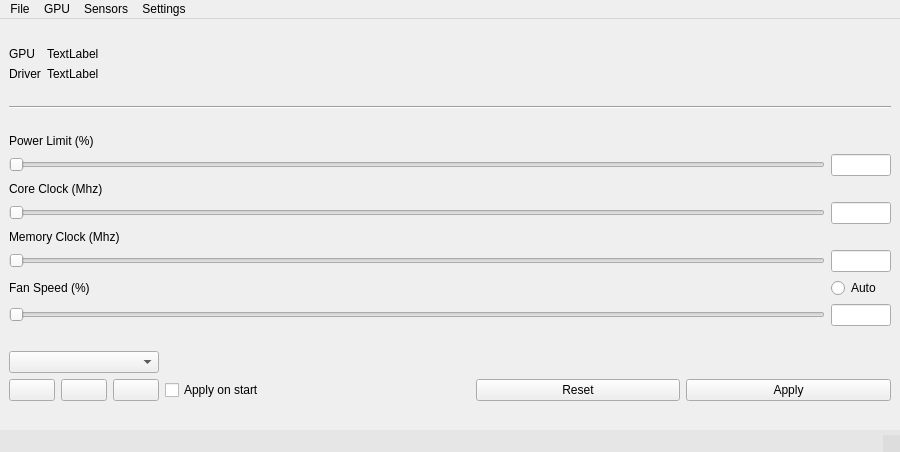
<?xml version="1.0" encoding="UTF-8"?>
<ui version="4.0">
 <class>Panel</class>
 <widget class="QMainWindow" name="Panel">
  <property name="geometry">
   <rect>
    <x>0</x>
    <y>0</y>
    <width>900</width>
    <height>452</height>
   </rect>
  </property>
  <property name="sizePolicy">
   <sizepolicy hsizetype="Fixed" vsizetype="Fixed">
    <horstretch>0</horstretch>
    <verstretch>0</verstretch>
   </sizepolicy>
  </property>
  <property name="minimumSize">
   <size>
    <width>900</width>
    <height>452</height>
   </size>
  </property>
  <property name="windowTitle">
   <string>nvOverdrive</string>
  </property>
  <widget class="QWidget" name="widgetCentral">
   <layout class="QHBoxLayout" name="horizontalLayout_2">
    <item>
     <layout class="QVBoxLayout" name="layoutMain">
      <item>
       <layout class="QGridLayout" name="layoutInfo">
        <item row="0" column="1">
         <widget class="QLabel" name="labelGpuName">
          <property name="text">
           <string>TextLabel</string>
          </property>
         </widget>
        </item>
        <item row="0" column="0">
         <widget class="QLabel" name="label">
          <property name="sizePolicy">
           <sizepolicy hsizetype="Fixed" vsizetype="Fixed">
            <horstretch>0</horstretch>
            <verstretch>0</verstretch>
           </sizepolicy>
          </property>
          <property name="text">
           <string>GPU</string>
          </property>
         </widget>
        </item>
        <item row="1" column="0">
         <widget class="QLabel" name="label_2">
          <property name="sizePolicy">
           <sizepolicy hsizetype="Fixed" vsizetype="Fixed">
            <horstretch>0</horstretch>
            <verstretch>0</verstretch>
           </sizepolicy>
          </property>
          <property name="text">
           <string>Driver</string>
          </property>
         </widget>
        </item>
        <item row="1" column="1">
         <widget class="QLabel" name="labelDriverVer">
          <property name="text">
           <string>TextLabel</string>
          </property>
         </widget>
        </item>
       </layout>
      </item>
      <item>
       <widget class="Line" name="line">
        <property name="orientation">
         <enum>Qt::Horizontal</enum>
        </property>
       </widget>
      </item>
      <item>
       <layout class="QGridLayout" name="layoutControl">
        <item row="2" column="0">
         <widget class="QLabel" name="label_4">
          <property name="sizePolicy">
           <sizepolicy hsizetype="Fixed" vsizetype="Fixed">
            <horstretch>0</horstretch>
            <verstretch>0</verstretch>
           </sizepolicy>
          </property>
          <property name="text">
           <string>Core Clock (Mhz)</string>
          </property>
         </widget>
        </item>
        <item row="5" column="0">
         <widget class="QSlider" name="sliderMemClock">
          <property name="minimum">
           <number>-10000</number>
          </property>
          <property name="value">
           <number>-10000</number>
          </property>
          <property name="orientation">
           <enum>Qt::Horizontal</enum>
          </property>
         </widget>
        </item>
        <item row="4" column="0">
         <widget class="QLabel" name="label_5">
          <property name="sizePolicy">
           <sizepolicy hsizetype="Fixed" vsizetype="Fixed">
            <horstretch>0</horstretch>
            <verstretch>0</verstretch>
           </sizepolicy>
          </property>
          <property name="text">
           <string>Memory Clock (Mhz)</string>
          </property>
         </widget>
        </item>
        <item row="7" column="0">
         <widget class="QSlider" name="sliderFanSpeed">
          <property name="maximum">
           <number>100</number>
          </property>
          <property name="orientation">
           <enum>Qt::Horizontal</enum>
          </property>
         </widget>
        </item>
        <item row="7" column="1">
         <widget class="QLineEdit" name="editFanSpeed">
          <property name="sizePolicy">
           <sizepolicy hsizetype="Fixed" vsizetype="Fixed">
            <horstretch>0</horstretch>
            <verstretch>0</verstretch>
           </sizepolicy>
          </property>
          <property name="maximumSize">
           <size>
            <width>60</width>
            <height>16777215</height>
           </size>
          </property>
         </widget>
        </item>
        <item row="6" column="1">
         <widget class="QRadioButton" name="radioFanAuto">
          <property name="sizePolicy">
           <sizepolicy hsizetype="Fixed" vsizetype="Fixed">
            <horstretch>0</horstretch>
            <verstretch>0</verstretch>
           </sizepolicy>
          </property>
          <property name="text">
           <string>Auto</string>
          </property>
         </widget>
        </item>
        <item row="0" column="0">
         <widget class="QLabel" name="label_3">
          <property name="sizePolicy">
           <sizepolicy hsizetype="Fixed" vsizetype="Fixed">
            <horstretch>0</horstretch>
            <verstretch>0</verstretch>
           </sizepolicy>
          </property>
          <property name="text">
           <string>Power Limit (%)</string>
          </property>
         </widget>
        </item>
        <item row="6" column="0">
         <widget class="QLabel" name="label_6">
          <property name="sizePolicy">
           <sizepolicy hsizetype="Fixed" vsizetype="Fixed">
            <horstretch>0</horstretch>
            <verstretch>0</verstretch>
           </sizepolicy>
          </property>
          <property name="text">
           <string>Fan Speed (%)</string>
          </property>
         </widget>
        </item>
        <item row="1" column="1">
         <widget class="QLineEdit" name="editPowLimit">
          <property name="sizePolicy">
           <sizepolicy hsizetype="Fixed" vsizetype="Fixed">
            <horstretch>0</horstretch>
            <verstretch>0</verstretch>
           </sizepolicy>
          </property>
          <property name="maximumSize">
           <size>
            <width>60</width>
            <height>16777215</height>
           </size>
          </property>
         </widget>
        </item>
        <item row="5" column="1">
         <widget class="QLineEdit" name="editMemClock">
          <property name="sizePolicy">
           <sizepolicy hsizetype="Fixed" vsizetype="Fixed">
            <horstretch>0</horstretch>
            <verstretch>0</verstretch>
           </sizepolicy>
          </property>
          <property name="maximumSize">
           <size>
            <width>60</width>
            <height>16777215</height>
           </size>
          </property>
         </widget>
        </item>
        <item row="3" column="1">
         <widget class="QLineEdit" name="editCoreClock">
          <property name="sizePolicy">
           <sizepolicy hsizetype="Fixed" vsizetype="Fixed">
            <horstretch>0</horstretch>
            <verstretch>0</verstretch>
           </sizepolicy>
          </property>
          <property name="maximumSize">
           <size>
            <width>60</width>
            <height>16777215</height>
           </size>
          </property>
         </widget>
        </item>
        <item row="3" column="0">
         <widget class="QSlider" name="sliderCoreClock">
          <property name="minimum">
           <number>-10000</number>
          </property>
          <property name="value">
           <number>-10000</number>
          </property>
          <property name="orientation">
           <enum>Qt::Horizontal</enum>
          </property>
         </widget>
        </item>
        <item row="1" column="0">
         <widget class="QSlider" name="sliderPowLimit">
          <property name="maximum">
           <number>100</number>
          </property>
          <property name="orientation">
           <enum>Qt::Horizontal</enum>
          </property>
         </widget>
        </item>
       </layout>
      </item>
      <item>
       <layout class="QGridLayout" name="layoutProfile">
        <item row="1" column="4">
         <widget class="QPushButton" name="btnSaveProfile">
          <property name="sizePolicy">
           <sizepolicy hsizetype="Preferred" vsizetype="Preferred">
            <horstretch>0</horstretch>
            <verstretch>0</verstretch>
           </sizepolicy>
          </property>
          <property name="text">
           <string/>
          </property>
          <property name="icon">
           <iconset theme="document-save">
            <normaloff>.</normaloff>.</iconset>
          </property>
         </widget>
        </item>
        <item row="1" column="3">
         <widget class="QPushButton" name="btnDeleteProfile">
          <property name="sizePolicy">
           <sizepolicy hsizetype="Preferred" vsizetype="Preferred">
            <horstretch>0</horstretch>
            <verstretch>0</verstretch>
           </sizepolicy>
          </property>
          <property name="text">
           <string/>
          </property>
          <property name="icon">
           <iconset theme="user-trash">
            <normaloff>.</normaloff>.</iconset>
          </property>
         </widget>
        </item>
        <item row="1" column="8">
         <widget class="QPushButton" name="btnApply">
          <property name="sizePolicy">
           <sizepolicy hsizetype="Expanding" vsizetype="Fixed">
            <horstretch>0</horstretch>
            <verstretch>0</verstretch>
           </sizepolicy>
          </property>
          <property name="minimumSize">
           <size>
            <width>100</width>
            <height>0</height>
           </size>
          </property>
          <property name="text">
           <string>Apply</string>
          </property>
         </widget>
        </item>
        <item row="1" column="5">
         <widget class="QCheckBox" name="chkBoxApplyOnStart">
          <property name="sizePolicy">
           <sizepolicy hsizetype="Minimum" vsizetype="Preferred">
            <horstretch>0</horstretch>
            <verstretch>0</verstretch>
           </sizepolicy>
          </property>
          <property name="text">
           <string>Apply on start</string>
          </property>
         </widget>
        </item>
        <item row="1" column="7">
         <widget class="QPushButton" name="btnReset">
          <property name="sizePolicy">
           <sizepolicy hsizetype="Expanding" vsizetype="Fixed">
            <horstretch>0</horstretch>
            <verstretch>0</verstretch>
           </sizepolicy>
          </property>
          <property name="minimumSize">
           <size>
            <width>100</width>
            <height>0</height>
           </size>
          </property>
          <property name="text">
           <string>Reset</string>
          </property>
         </widget>
        </item>
        <item row="0" column="6" rowspan="2">
         <spacer name="horizontalSpacer">
          <property name="orientation">
           <enum>Qt::Horizontal</enum>
          </property>
          <property name="sizeHint" stdset="0">
           <size>
            <width>40</width>
            <height>20</height>
           </size>
          </property>
         </spacer>
        </item>
        <item row="0" column="2" colspan="3">
         <widget class="QComboBox" name="cmbBoxProfile">
          <property name="sizePolicy">
           <sizepolicy hsizetype="Preferred" vsizetype="Fixed">
            <horstretch>0</horstretch>
            <verstretch>0</verstretch>
           </sizepolicy>
          </property>
          <property name="minimumSize">
           <size>
            <width>150</width>
            <height>0</height>
           </size>
          </property>
         </widget>
        </item>
        <item row="1" column="2">
         <widget class="QPushButton" name="btnAddProfile">
          <property name="sizePolicy">
           <sizepolicy hsizetype="Preferred" vsizetype="Preferred">
            <horstretch>0</horstretch>
            <verstretch>0</verstretch>
           </sizepolicy>
          </property>
          <property name="text">
           <string/>
          </property>
          <property name="icon">
           <iconset theme="list-add">
            <normaloff>.</normaloff>.</iconset>
          </property>
         </widget>
        </item>
       </layout>
      </item>
     </layout>
    </item>
   </layout>
  </widget>
  <widget class="QMenuBar" name="menubar">
   <property name="geometry">
    <rect>
     <x>0</x>
     <y>0</y>
     <width>900</width>
     <height>26</height>
    </rect>
   </property>
   <widget class="QMenu" name="menuFile">
    <property name="title">
     <string>File</string>
    </property>
    <addaction name="actionExit"/>
   </widget>
   <widget class="QMenu" name="menuSensors">
    <property name="title">
     <string>Sensors</string>
    </property>
    <addaction name="actionDisplay"/>
   </widget>
   <widget class="QMenu" name="menuGPU">
    <property name="title">
     <string>GPU</string>
    </property>
   </widget>
   <widget class="QMenu" name="menuSettings">
    <property name="title">
     <string>Settings</string>
    </property>
   </widget>
   <addaction name="menuFile"/>
   <addaction name="menuGPU"/>
   <addaction name="menuSensors"/>
   <addaction name="menuSettings"/>
  </widget>
  <widget class="QStatusBar" name="statusbar">
   <property name="styleSheet">
    <string notr="true">background-color: rgba(0, 0, 0, 10);</string>
   </property>
  </widget>
  <action name="actionDisplay">
   <property name="checkable">
    <bool>true</bool>
   </property>
   <property name="text">
    <string>Display</string>
   </property>
  </action>
  <action name="actionExit">
   <property name="text">
    <string>Exit</string>
   </property>
  </action>
 </widget>
 <resources/>
 <connections/>
</ui>
